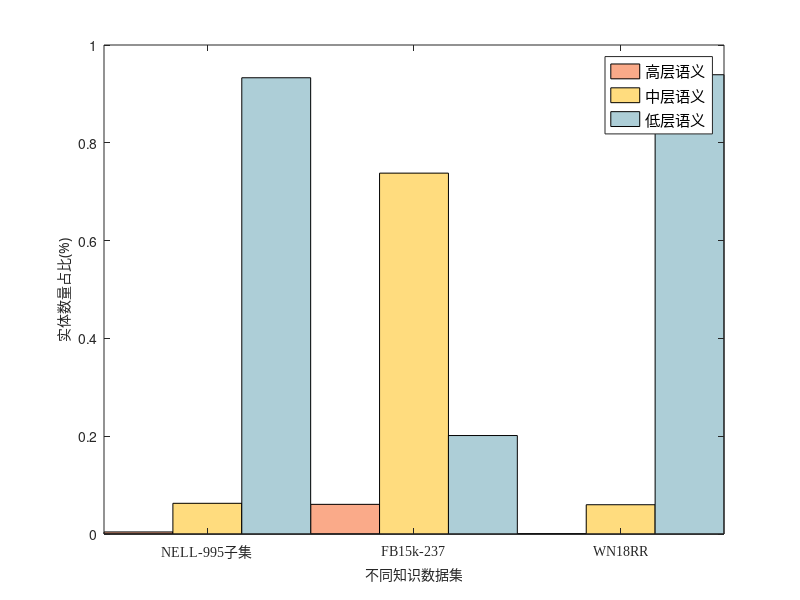

The MATLAB source for this figure:
%准备数据
Y = [94, 1407, 20910; 882, 10731, 2928; 38, 2451, 38454];
entity_num = sum(Y, 2);
Y = Y ./ entity_num;
X = 1: 3;
h = bar(X, Y, 1);

% 设置颜色
set(h(1),'FaceColor',[250, 170, 137]/255)     
set(h(2),'FaceColor',[255, 220, 126]/255)    
set(h(3),'FaceColor',[173, 206, 215]/255)    

set(gca,'XTickLabel',{'\fontname{Times New Roman}NELL-995\fontname{宋体}子集','\fontname{Times New Roman}FB15k-237','\fontname{Times New Roman}WN18RR'},'FontSize',10)

%修改x,y轴标签
ylabel('\fontname{宋体}\fontsize{14}实体数量占比(%)');
xlabel('\fontname{宋体}\fontsize{14}不同知识数据集'); 

%修改图例
legend({'\fontname{宋体}高层语义','\fontname{宋体}中层语义','\fontname{宋体}低层语义'},'FontSize',11);